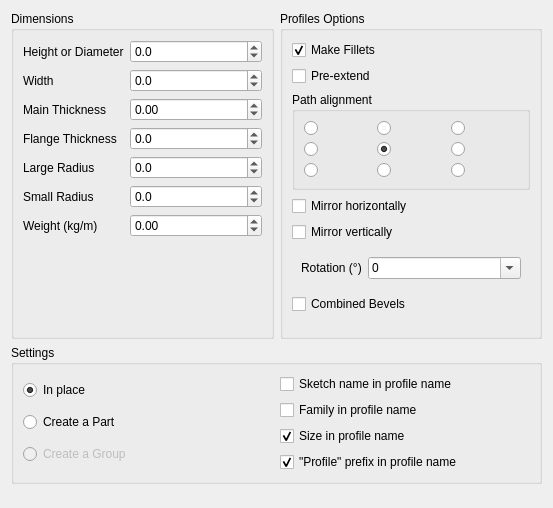
<?xml version="1.0" encoding="UTF-8"?>
<ui version="4.0">
 <class>Dialog</class>
 <widget class="QDialog" name="Dialog">
  <property name="geometry">
   <rect>
    <x>0</x>
    <y>0</y>
    <width>553</width>
    <height>508</height>
   </rect>
  </property>
  <property name="windowTitle">
   <string>Profile Settings</string>
  </property>
  <layout class="QVBoxLayout" name="verticalLayout_2">
   <item>
    <layout class="QHBoxLayout" name="horizontalLayout">
     <item>
      <widget class="QGroupBox" name="groupBox_2">
       <property name="title">
        <string>Dimensions</string>
       </property>
       <layout class="QFormLayout" name="formLayout_2">
        <item row="0" column="0">
         <widget class="QLabel" name="label_3">
          <property name="text">
           <string>Height or Diameter</string>
          </property>
         </widget>
        </item>
        <item row="0" column="1">
         <widget class="QDoubleSpinBox" name="sb_height">
          <property name="toolTip">
           <string>Adjust Height</string>
          </property>
          <property name="decimals">
           <number>1</number>
          </property>
           <property name="minimum">
            <double>-100000.000000000000000</double>
           </property>
           <property name="maximum">
            <double>1000.000000000000000</double>
           </property>
           <property name="singleStep">
            <double>0.100000000000000</double>
           </property>
           <property name="value">
            <double>0.000000000000000</double>
           </property>
          </widget>
         </item>
         <item row="1" column="0">
          <widget class="QLabel" name="label_4">
           <property name="text">
            <string>Width</string>
          </property>
         </widget>
        </item>
        <item row="1" column="1">
         <widget class="QDoubleSpinBox" name="sb_width">
          <property name="decimals">
           <number>1</number>
          </property>
           <property name="minimum">
            <double>-100000.000000000000000</double>
           </property>
           <property name="maximum">
            <double>1000.000000000000000</double>
           </property>
           <property name="singleStep">
            <double>0.100000000000000</double>
           </property>
           <property name="value">
            <double>0.000000000000000</double>
           </property>
          </widget>
         </item>
         <item row="3" column="0">
         <widget class="QLabel" name="label_6">
          <property name="text">
           <string>Main Thickness</string>
          </property>
         </widget>
        </item>
        <item row="3" column="1">
          <widget class="QDoubleSpinBox" name="sb_main_thickness">
           <property name="minimum">
            <double>-100.000000000000000</double>
           </property>
           <property name="maximum">
            <double>100.000000000000000</double>
           </property>
          <property name="singleStep">
           <double>0.100000000000000</double>
          </property>
         </widget>
        </item>
        <item row="4" column="0">
         <widget class="QLabel" name="label_7">
          <property name="text">
           <string>Flange Thickness</string>
          </property>
         </widget>
        </item>
        <item row="4" column="1">
          <widget class="QDoubleSpinBox" name="sb_flange_thickness">
           <property name="decimals">
            <number>1</number>
           </property>
           <property name="minimum">
            <double>-100.000000000000000</double>
           </property>
           <property name="maximum">
            <double>100.000000000000000</double>
           </property>
          <property name="singleStep">
           <double>0.100000000000000</double>
          </property>
         </widget>
        </item>
        <item row="5" column="0">
         <widget class="QLabel" name="label_8">
          <property name="text">
           <string>Large Radius</string>
          </property>
         </widget>
        </item>
        <item row="5" column="1">
          <widget class="QDoubleSpinBox" name="sb_radius1">
           <property name="decimals">
            <number>1</number>
           </property>
           <property name="minimum">
            <double>-50.000000000000000</double>
           </property>
           <property name="maximum">
            <double>50.000000000000000</double>
           </property>
          <property name="singleStep">
           <double>0.100000000000000</double>
          </property>
         </widget>
        </item>
        <item row="6" column="0">
         <widget class="QLabel" name="label_9">
          <property name="text">
           <string>Small Radius</string>
          </property>
         </widget>
        </item>
        <item row="6" column="1">
          <widget class="QDoubleSpinBox" name="sb_radius2">
           <property name="decimals">
            <number>1</number>
           </property>
           <property name="minimum">
            <double>-50.000000000000000</double>
           </property>
           <property name="maximum">
            <double>50.000000000000000</double>
           </property>
          <property name="singleStep">
           <double>0.100000000000000</double>
          </property>
         </widget>
        </item>
        <item row="7" column="0">
         <widget class="QLabel" name="label_12">
          <property name="text">
           <string>Weight (kg/m)</string>
          </property>
         </widget>
        </item>
        <item row="7" column="1">
          <widget class="QDoubleSpinBox" name="sb_weight">
           <property name="minimum">
            <double>-500.000000000000000</double>
           </property>
           <property name="maximum">
            <double>500.000000000000000</double>
           </property>
          <property name="singleStep">
           <double>0.100000000000000</double>
          </property>
         </widget>
        </item>
       </layout>
      </widget>
     </item>
     <item>
      <widget class="QGroupBox" name="groupBox_3">
       <property name="title">
        <string>Profiles Options</string>
       </property>
       <layout class="QVBoxLayout" name="verticalLayout">
        <item>
         <widget class="QCheckBox" name="cb_make_fillet">
          <property name="text">
           <string>Make Fillets</string>
          </property>
          <property name="checked">
           <bool>true</bool>
          </property>
         </widget>
        </item>
        <item>
         <widget class="QCheckBox" name="cb_pre_extend">
          <property name="toolTip">
           <string>Extend the profile by max(W, H)</string>
          </property>
          <property name="text">
           <string>Pre-extend</string>
          </property>
         </widget>
        </item>
        <item>
         <widget class="QGroupBox" name="group_anchor">
          <property name="title">
           <string>Path alignment</string>
          </property>
          <layout class="QGridLayout" name="grid_anchor">
           <item row="0" column="0">
            <widget class="QRadioButton" name="rb_anchor_0_2"/>
           </item>
           <item row="0" column="1">
            <widget class="QRadioButton" name="rb_anchor_1_2"/>
           </item>
           <item row="0" column="2">
            <widget class="QRadioButton" name="rb_anchor_2_2"/>
           </item>
           <item row="1" column="0">
            <widget class="QRadioButton" name="rb_anchor_0_1"/>
           </item>
           <item row="1" column="1">
            <widget class="QRadioButton" name="rb_anchor_1_1">
             <property name="checked">
              <bool>true</bool>
             </property>
            </widget>
           </item>
           <item row="1" column="2">
            <widget class="QRadioButton" name="rb_anchor_2_1"/>
           </item>
           <item row="2" column="0">
            <widget class="QRadioButton" name="rb_anchor_0_0"/>
           </item>
           <item row="2" column="1">
            <widget class="QRadioButton" name="rb_anchor_1_0"/>
           </item>
           <item row="2" column="2">
            <widget class="QRadioButton" name="rb_anchor_2_0"/>
           </item>
          </layout>
         </widget>
        </item>
        <item>
         <widget class="QCheckBox" name="cb_mirror_h">
          <property name="text">
           <string>Mirror horizontally</string>
          </property>
         </widget>
        </item>
        <item>
         <widget class="QCheckBox" name="cb_mirror_v">
          <property name="text">
           <string>Mirror vertically</string>
          </property>
         </widget>
        </item>
        <item>
         <widget class="QWidget" name="widget_rotation" native="true">
          <layout class="QFormLayout" name="form_rotation">
           <item row="0" column="0">
            <widget class="QLabel" name="label_rotation">
             <property name="text">
              <string>Rotation (°)</string>
             </property>
            </widget>
           </item>
           <item row="0" column="1">
            <widget class="QComboBox" name="combo_rotation">
             <property name="editable">
              <bool>true</bool>
             </property>
             <property name="currentText">
              <string>0</string>
             </property>
            </widget>
           </item>
          </layout>
         </widget>
        </item>
        <item>
         <widget class="QCheckBox" name="cb_combined_bevel">
          <property name="text">
           <string>Combined Bevels</string>
          </property>
         </widget>
        </item>
        <item>
         <spacer name="verticalSpacer_2">
          <property name="orientation">
           <enum>Qt::Orientation::Vertical</enum>
          </property>
          <property name="sizeHint" stdset="0">
           <size>
            <width>20</width>
            <height>40</height>
           </size>
          </property>
         </spacer>
        </item>
       </layout>
      </widget>
     </item>
    </layout>
   </item>
   <item>
    <widget class="QGroupBox" name="groupBox_5">
     <property name="title">
      <string>Settings</string>
     </property>
     <layout class="QHBoxLayout" name="horizontalLayout_4">
      <item>
       <layout class="QVBoxLayout" name="verticalLayout_4">
        <item>
         <widget class="QRadioButton" name="rb_profiles_in_place">
          <property name="toolTip">
           <string>&lt;html&gt;&lt;head/&gt;&lt;body&gt;&lt;p&gt;Create the profile at the same level as the source (Sketch or Parametric Line)&lt;/p&gt;&lt;/body&gt;&lt;/html&gt;</string>
          </property>
          <property name="text">
           <string>In place</string>
          </property>
          <property name="checked">
           <bool>true</bool>
          </property>
         </widget>
        </item>
        <item>
         <widget class="QRadioButton" name="rb_profiles_in_part">
          <property name="toolTip">
           <string>&lt;html&gt;&lt;head/&gt;&lt;body&gt;&lt;p&gt;Create profiles in a newly created Part&lt;/p&gt;&lt;/body&gt;&lt;/html&gt;</string>
          </property>
          <property name="text">
           <string>Create a Part</string>
          </property>
         </widget>
        </item>
        <item>
         <widget class="QRadioButton" name="rb_profiles_in_group">
          <property name="enabled">
           <bool>false</bool>
          </property>
          <property name="toolTip">
           <string>&lt;html&gt;&lt;head/&gt;&lt;body&gt;&lt;p&gt;Create profiles in a newly created Part&lt;/p&gt;&lt;/body&gt;&lt;/html&gt;</string>
          </property>
          <property name="text">
           <string>Create a Group</string>
          </property>
         </widget>
        </item>
       </layout>
      </item>
      <item>
       <layout class="QVBoxLayout" name="verticalLayout_5">
        <item>
         <widget class="QCheckBox" name="cb_sketch_in_name">
          <property name="text">
           <string>Sketch name in profile name</string>
          </property>
         </widget>
        </item>
        <item>
         <widget class="QCheckBox" name="cb_family_in_name">
          <property name="text">
           <string>Family in profile name</string>
          </property>
         </widget>
        </item>
        <item>
         <widget class="QCheckBox" name="cb_size_in_name">
          <property name="text">
           <string>Size in profile name</string>
          </property>
          <property name="checked">
           <bool>true</bool>
          </property>
         </widget>
        </item>
        <item>
         <widget class="QCheckBox" name="cb_prefix_profile_in_name">
          <property name="text">
           <string>&quot;Profile&quot; prefix in profile name</string>
          </property>
          <property name="checked">
           <bool>true</bool>
          </property>
         </widget>
        </item>
       </layout>
      </item>
     </layout>
    </widget>
   </item>
   <item>
    <spacer name="verticalSpacer">
     <property name="orientation">
      <enum>Qt::Orientation::Vertical</enum>
     </property>
     <property name="sizeHint" stdset="0">
      <size>
       <width>20</width>
       <height>40</height>
      </size>
     </property>
    </spacer>
   </item>
  </layout>
 </widget>
 <resources/>
 <connections/>
</ui>
